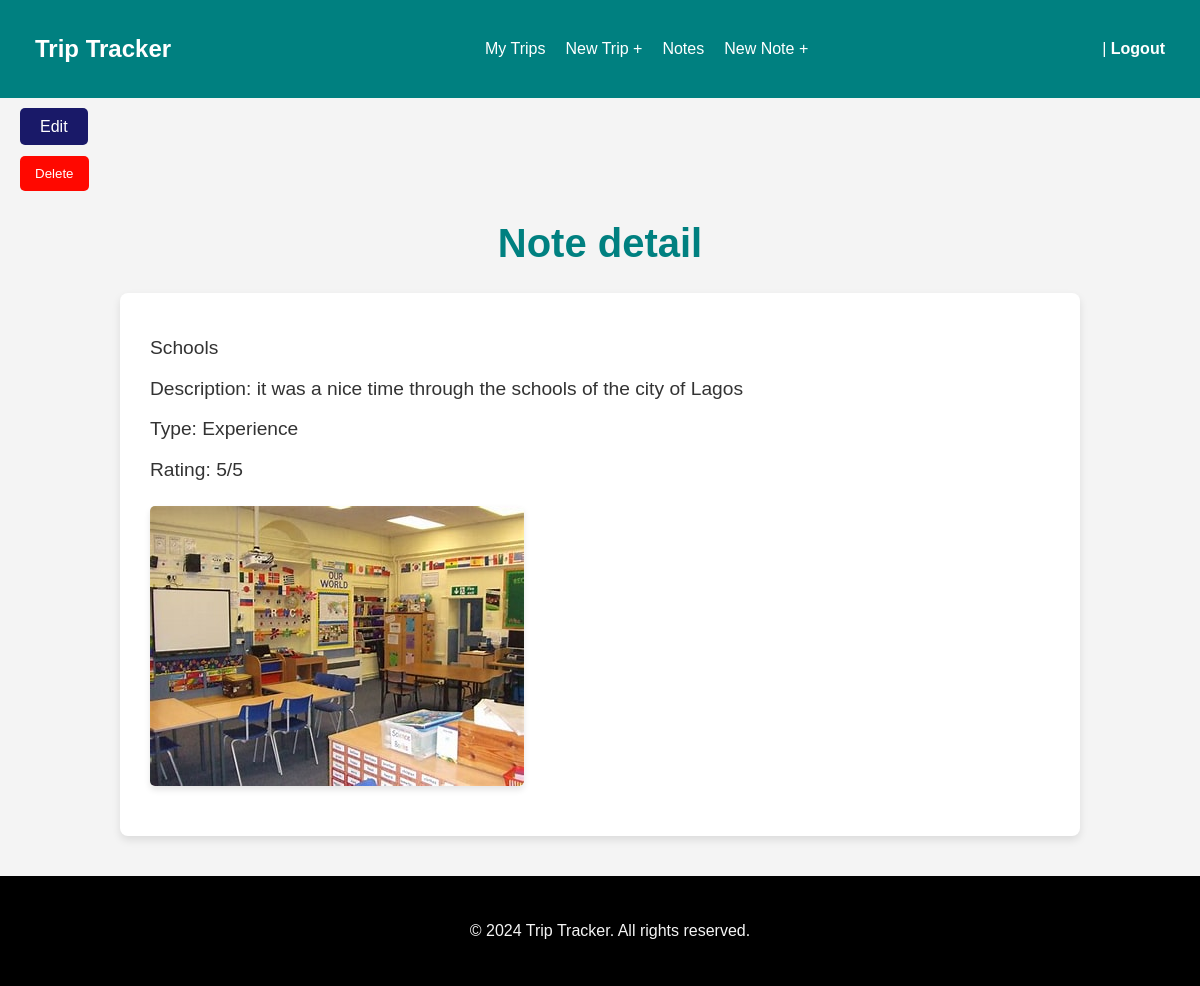
/dashboard/notes/1/, run on an earlier commit of the app's database.
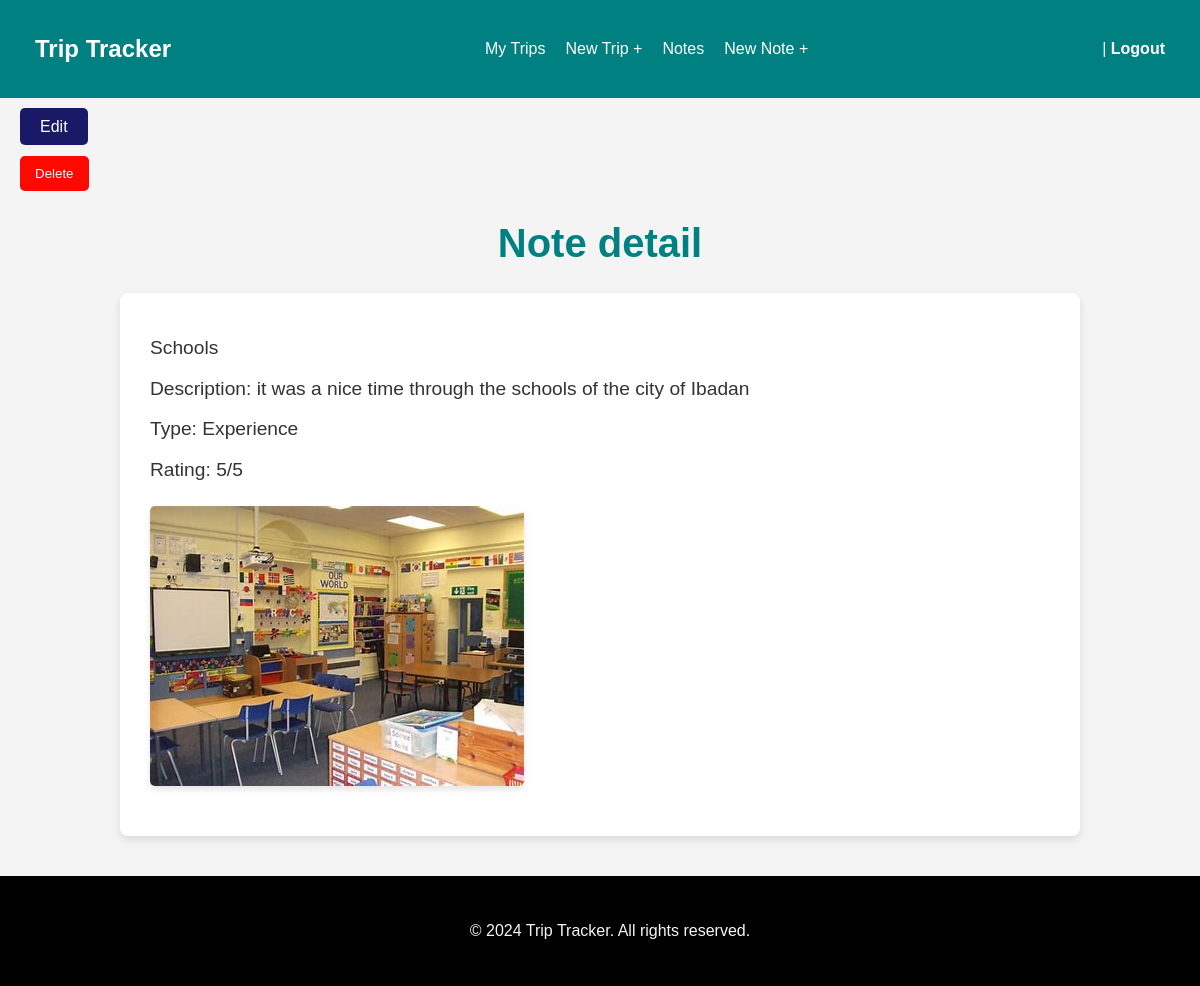
And on a later commit of the database.
### tripp/models.py (models this page shows, shortened)
class Note(models.Model):
    Excursions = (
        ('event', 'Event'),
        ('dining', 'Dining'),
        ('experience', 'Experience'),
        ('general', 'General'),
    )
    trip = models.ForeignKey(Trip, on_delete=models.CASCADE, related_name='notes')
    name = models.CharField(max_length=100)
    description = models.TextField()
    type = models.CharField(max_length=50, choices=Excursions)
    img = models.ImageField(upload_to='notes', null=True, blank=True)
    rating = models.PositiveSmallIntegerField(default=1, validators=[MaxValueValidator(5)])

### tripp/views.py (the view)
# urls.py: path('dashboard/notes/<int:id>/',NoteDetail.as_view(), name= 'note-detail'),
class NoteDetail(DetailView):
    model= Note
    def get_object(self):
        return Note.objects.get(id=self.kwargs['id'])

### tripp/templates/tripp/note_detail.html (shortened to what this page needs)
{% extends "tripp/_base.html" %}
{% load static %}
{% block content %}
<link rel="stylesheet" href="{% static 'tripp/notedet.css' %}">
<a href="{% url 'note-update' note.id %}" class="edit-button">Edit</a>
<form action="{%url 'note-delete' note.id%}" method="post">
   <input type='submit' value='Delete' class='edit-butto'/>
</form>
<h1>Note detail</h1>
 <div class='note-detail' >
    <p>{{note.name}}</p>
    <p>Description: {{note.description}}</p>
    <p>Type: {{note.type|title}}</p>
    <p>Rating: {{note.rating}}/5</p>
    <img src ="{{note.img.url}}" alt ="{{note.name}}">
 </div>
{% endblock content %}

What changed in the data, as far as the page shows it:
changed Note "Schools": description "it was a nice time through the schools of the city of Lagos" → "it was a nice time through the schools of the city of Ibadan"
